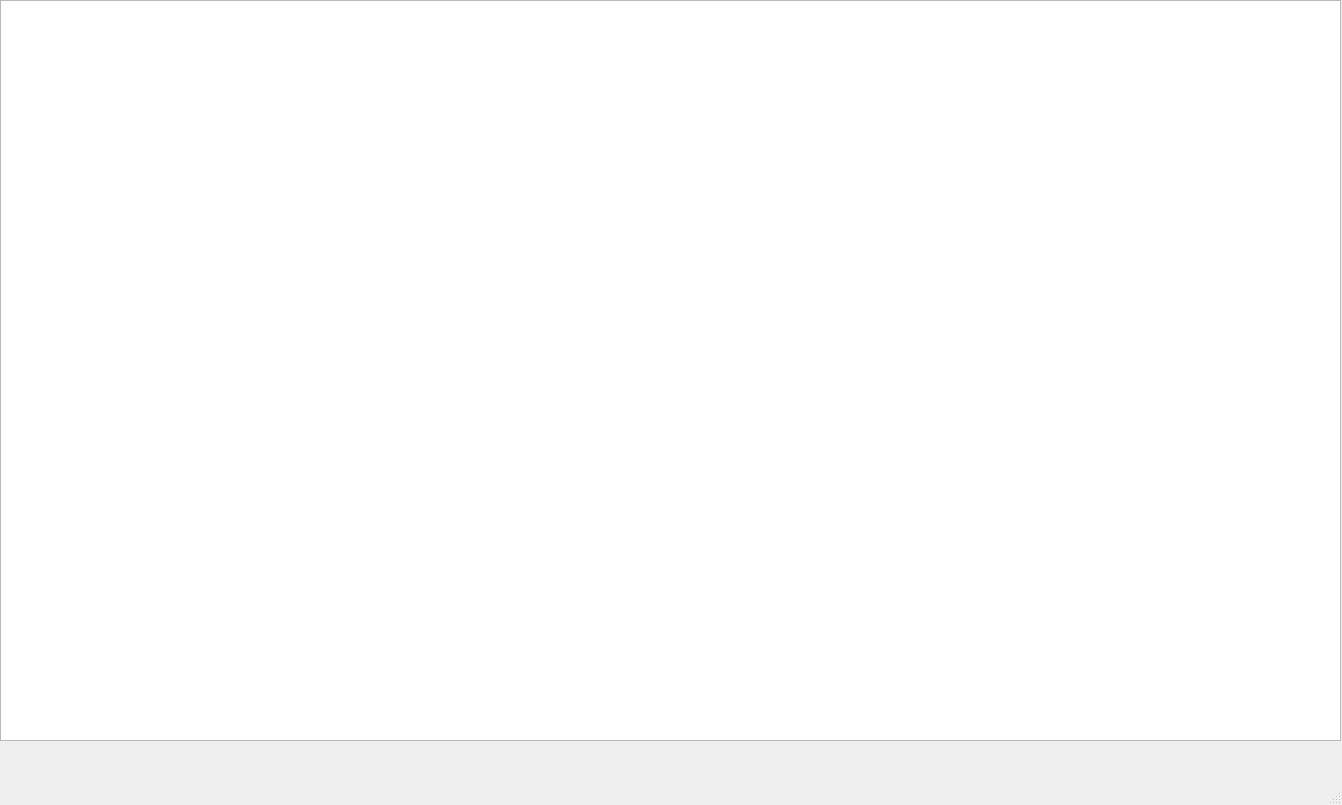
<?xml version="1.0" encoding="UTF-8"?>
<ui version="4.0">
 <class>MainWindow</class>
 <widget class="QMainWindow" name="MainWindow">
  <property name="geometry">
   <rect>
    <x>0</x>
    <y>0</y>
    <width>1342</width>
    <height>805</height>
   </rect>
  </property>
  <property name="windowTitle">
   <string>MainWindow</string>
  </property>
  <widget class="QWidget" name="centralwidget">
   <widget class="QTreeView" name="treeView">
    <property name="geometry">
     <rect>
      <x>0</x>
      <y>0</y>
      <width>1341</width>
      <height>741</height>
     </rect>
    </property>
   </widget>
  </widget>
  <widget class="QMenuBar" name="menubar">
   <property name="geometry">
    <rect>
     <x>0</x>
     <y>0</y>
     <width>1342</width>
     <height>26</height>
    </rect>
   </property>
  </widget>
  <widget class="QStatusBar" name="statusbar"/>
 </widget>
 <resources/>
 <connections/>
</ui>
